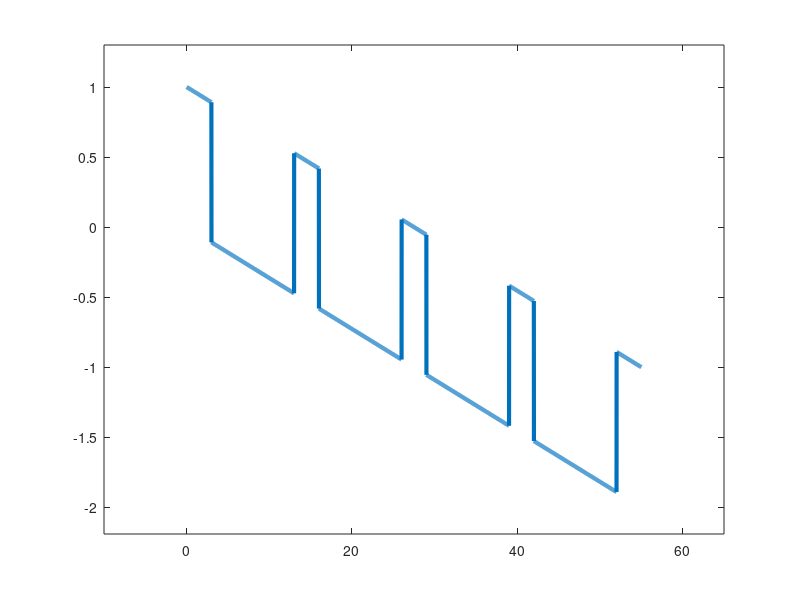

Recreate this plot in MATLAB.
clear; clc;
barrier =3 ;
well = 10;

bias = 2.0;



structure = [barrier well barrier well barrier well barrier well barrier ];
[N,M] = size(structure);
L = sum(structure);
dx = 0.01;
barrier_N = round(barrier/dx);
well_N = round(well/dx);
V = [];

for i = 1:M
   if mod(i,2) == 1
       V = [V ;ones(barrier_N,1)];
   else
        V = [V ;zeros(well_N,1)];
   end
end

% plot(V)
length(V);
voltages = linspace(0,bias,length(V))';
x = linspace(0,L,length(V));
biasedV = V - voltages;
plot(x,biasedV,'LineWidth',3.0)
axis([-10 L+10 (min(biasedV)-0.3) (max(biasedV)+0.3)]);


